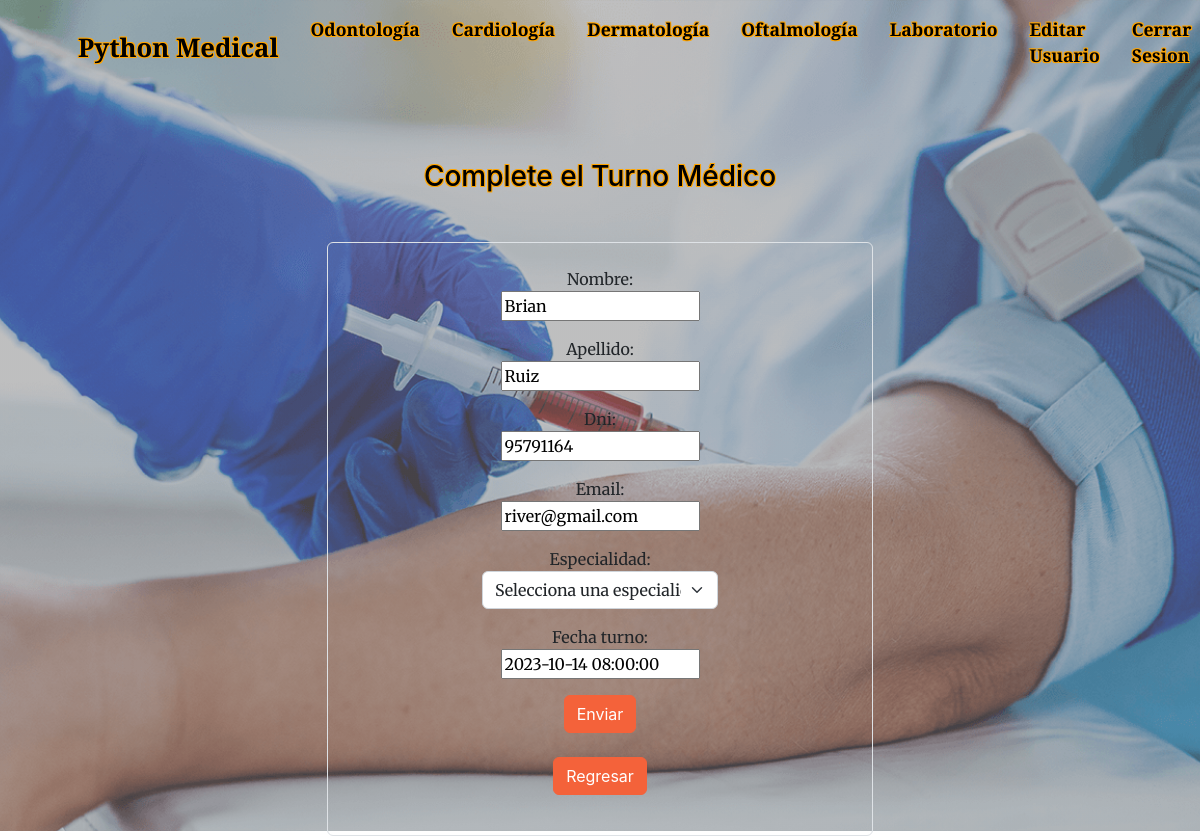
The app's page /AppPython/laboratorio/editar/1 (signed in) with its own data.
### AppPython/models.py (models this page shows)
class Laboratorio(models.Model):
    nombre = models.CharField(max_length=20)
    apellido = models.CharField(max_length=20)
    dni = models.IntegerField()
    email = models.EmailField()
    especialidad = models.CharField(max_length=20, default="")
    fecha_turno = models.DateTimeField(default=timezone.now)

### AppPython/views.py (the view)
# urls.py: path("laboratorio/editar/<int:pk>", ActualizarTurno_4.as_view(), name = "TurnoEditar_4"),
class ActualizarTurno_4(LoginRequiredMixin, UpdateView):
    model = Laboratorio
    success_url = "/AppPython/laboratorio/list"
    fields = ['nombre', 'apellido', 'dni', 'email', 'especialidad', 'fecha_turno']

### AppPython/templates/AppPython/laboratorio_form.html (shortened to what this page needs)
{% extends "AppPython/padre.html" %}
{% block header_2 %}
<header class="masthead6">
    <section style="text-align: center; color: black; text-shadow: -1px -1px 0 #FFA500, 1px -1px 0 #FFA500, -1px 1px 0 #FFA500, 1px 1px 0 #FFA500;">
        <h3>Complete el Turno Médico</h3>
    </section>
    <div class="container mt-5">
        <div class="row justify-content-center">
            <div class="col-md-6 text-center">
                <form action="" method="POST" class="p-4 border rounded">
                    <div class="row mb-3">
                        <div class="col-12">
                            {{ form.nombre.label_tag }}
                            <br>
                            {{ form.nombre }}
                        </div>
                    </div>
                    <div class="row mb-3">
                        <div class="col-12">
                            {{ form.apellido.label_tag }}
                            <br>
                            {{ form.apellido }}
                        </div>
                    </div>
                    <div class="row mb-3">
                        <div class="col-12">
                            {{ form.dni.label_tag }}
                            <br>
                            {{ form.dni }}
                        </div>
                    </div>
                    <div class="row mb-3">
                        <div class="col-12">
                            {{ form.email.label_tag }}
                            <br>
                            {{ form.email }}
                        </div>
                    </div>
                    <div class="row mb-3">
                        <div class="col-6 mx-auto">
                            <label for="{{ form.especialidad.id_for_label }}">Especialidad:</label>
                            <select class="form-select" id="{{ form.especialidad.auto_id }}" name="{{ form.especialidad.html_name }}">
                                <option value="" selected disabled>Selecciona una especialidad</option>
                            </select>
                        </div>
                    </div>
                    <div class="row mb-3">
                        <div class="col-12">
                            {{ form.fecha_turno.label_tag }}
                            <br>
                            {{ form.fecha_turno }}
                        </div>
                    </div>
                    <div class="row mb-3 justify-content-center">
                        <div class="col-auto">
                            <button type="submit" class="btn btn-primary">Enviar</button>
                        </div>
                        <div class="text-center mt-4">
                            <a href="{% url 'MisTurnos_4' %}" class="btn btn-primary">Regresar</a>
                        </div>
                    </div>
                </form>
            </div>
        </div>
    </div>
</header>
{% endblock %}

### records on screen
Laboratorio: nombre "Brian", apellido "Ruiz", dni "95791164", email "river@gmail.com", fecha_turno "2023-10-14 08:00:00"
